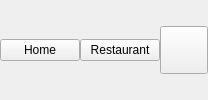
         <widget class="QWidget" name="header_main" native="true">
          <property name="cursor">
           <cursorShape>BusyCursor</cursorShape>
          </property>
          <layout class="QHBoxLayout" name="horizontalLayout_13">
           <property name="spacing">
            <number>0</number>
           </property>
           <property name="leftMargin">
            <number>0</number>
           </property>
           <property name="topMargin">
            <number>0</number>
           </property>
           <property name="rightMargin">
            <number>0</number>
           </property>
           <property name="bottomMargin">
            <number>0</number>
           </property>
           <item>
            <widget class="QPushButton" name="home_button">
             <property name="text">
              <string>Home</string>
             </property>
            </widget>
           </item>
           <item>
            <widget class="QPushButton" name="restaurant_button">
             <property name="text">
              <string>Restaurant</string>
             </property>
            </widget>
           </item>
           <item alignment="Qt::AlignRight">
            <widget class="QPushButton" name="profile_button">
             <property name="minimumSize">
              <size>
               <width>48</width>
               <height>48</height>
              </size>
             </property>
             <property name="maximumSize">
              <size>
               <width>48</width>
               <height>48</height>
              </size>
             </property>
             <property name="cursor">
              <cursorShape>PointingHandCursor</cursorShape>
             </property>
             <property name="text">
              <string />
             </property>
             <property name="icon">
              <iconset resource="../Qss/icons/_icons.qrc">
               <normaloff>:/feather/icons/feather/smile.png</normaloff>:/feather/icons/feather/smile.png</iconset>
             </property>
             <property name="iconSize">
              <size>
               <width>32</width>
               <height>32</height>
              </size>
             </property>
            </widget>
           </item>
          </layout>
         </widget>
